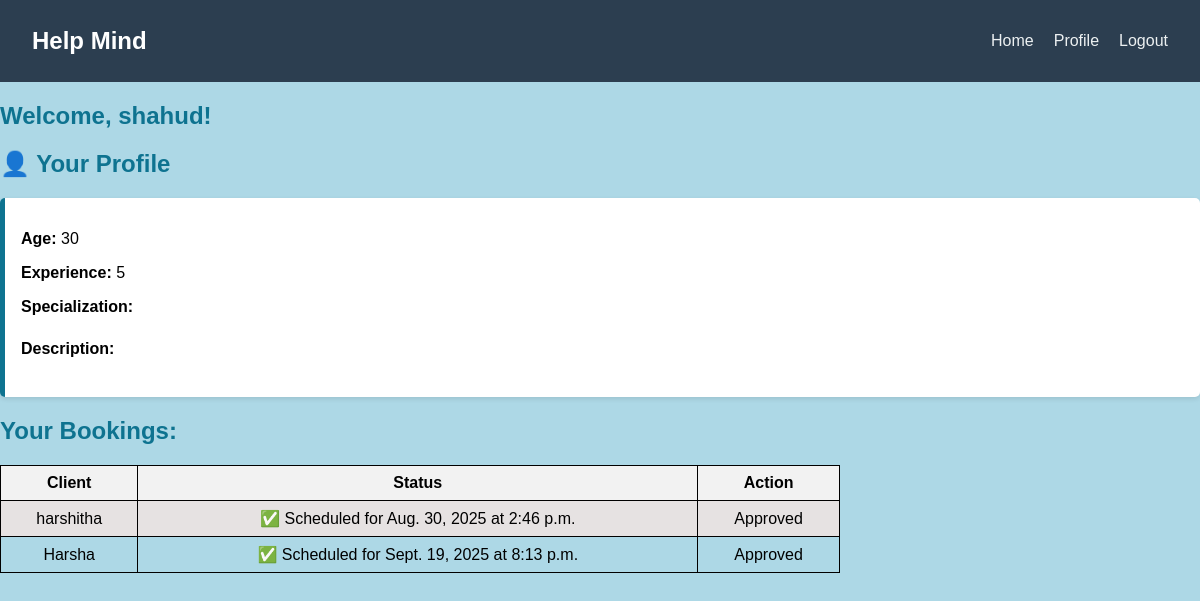
Page /counsellor_dashboard/ (signed in) on the earlier database version.
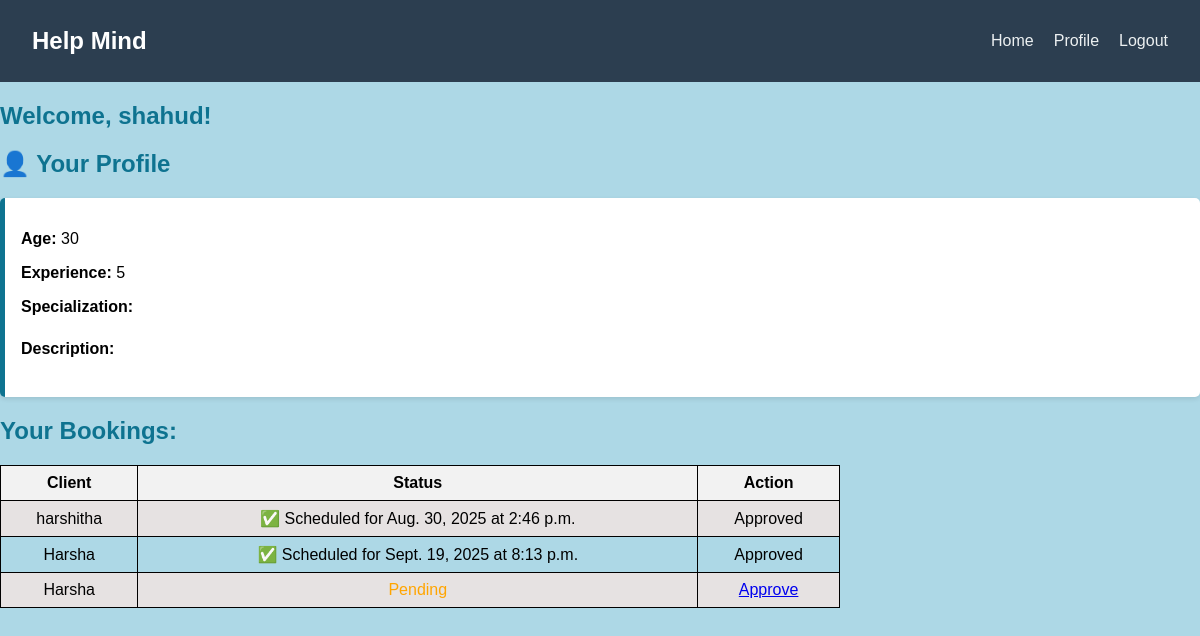
Same page on the later database version.
### main/models.py (models this page shows, shortened)
class Booking(models.Model):
    client = models.ForeignKey(Client, on_delete=models.CASCADE)
    counsellor = models.ForeignKey(Counsellor, on_delete=models.CASCADE)
    requested_at = models.DateTimeField(auto_now_add=True)
    status = models.CharField(
        max_length=20,
        choices=[("pending", "Pending"), ("approved", "Approved")],
        default="pending"
    )
    approved_date = models.DateField(null=True, blank=True)
    approved_time = models.TimeField(null=True, blank=True)

class Client(models.Model):
    user = models.OneToOneField(User, on_delete=models.CASCADE, null=True, blank=True)
    age = models.IntegerField(null=True, blank=True)
    interest = models.CharField(max_length=255, blank=True)

class User(AbstractUser):
    is_client = models.BooleanField(default=False)
    is_counsellor = models.BooleanField(default=False)

### main/views.py (the view)
# urls.py: path('counsellor_dashboard/',views.counsellor_dashboard, name='counsellor_dashboard'),
def counsellor_dashboard(request):
    if request.user.is_counsellor:
        counsellor_profile = Counsellor.objects.get(user=request.user)
        bookings = Booking.objects.filter(counsellor=counsellor_profile)
    else:
        bookings = []
    return render(request, 'dashboards/counsellor_dashboard.html', {'bookings': bookings})

### main/templates/dashboards/counsellor_dashboard.html (shortened to what this page needs)
{% load static %}
{% block content %}
    <link rel="stylesheet" href="{% static 'counsellor_dashboard.css' %}">
  <body style="background-color: lightblue;">
    <nav class="navbar">
    <div class="navbar-brand">Help Mind</div>
    <ul class="navbar-links">
      <li><a href="{% url 'home' %}">Home</a></li>
      <li><a href="{% url 'counsellor_profile' %}">Profile</a></li>
      <li><a href="{% url 'logout' %}">Logout</a></li>
    </ul>
    </nav>
  <h2 style="color:#0e7390;">Welcome, {{ user.username }}!</h2>
  <section class="profile-section">
      <h2>👤 Your Profile</h2>
      <div class="profile-box">
        <p><strong>Age:</strong> {{ user.counsellor.age }}</p>
        <p><strong>Experience:</strong> {{ user.counsellor.experience }}</p>
        <p><strong>Specialization:</strong> {{ user.counsellor.specialization }}</p>
        <p class="description"><strong>Description:</strong> {{ user.counsellor.description }}</p>
      </div>
    </section>
  <h2 style="color: #0e7390;">Your Bookings:</h2>
  <table border="1">
    <tr>
      <th>Client</th>
      <th>Status</th>
      <th>Action</th>
    </tr>
    {% for b in bookings %}
    <tr>
      <td>{{ b.client.user.username }}</td>
      <td>
        {% if b.get_status_display == "Pending" %}
          <span style="color: orange;">Pending</span>
        {% elif b.get_status_display == "Approved" %}
          ✅ Scheduled for {{ b.approved_date }} at {{ b.approved_time }}
        {% endif %}
      </td>
      <td>
        {% if b.status == "pending" %}
          <a href="{% url 'approve_booking' b.id %}">Approve</a>
        {% else %}
          Approved
        {% endif %}
      </td>
    </tr>
    {% empty %}
    <tr>
      <td colspan="3">No bookings yet.</td>
    </tr>
    {% endfor %}
  </table>
{% endblock %}

Differences in the rows shown:
added Booking: client.user.username "Harsha", status "Pending"
